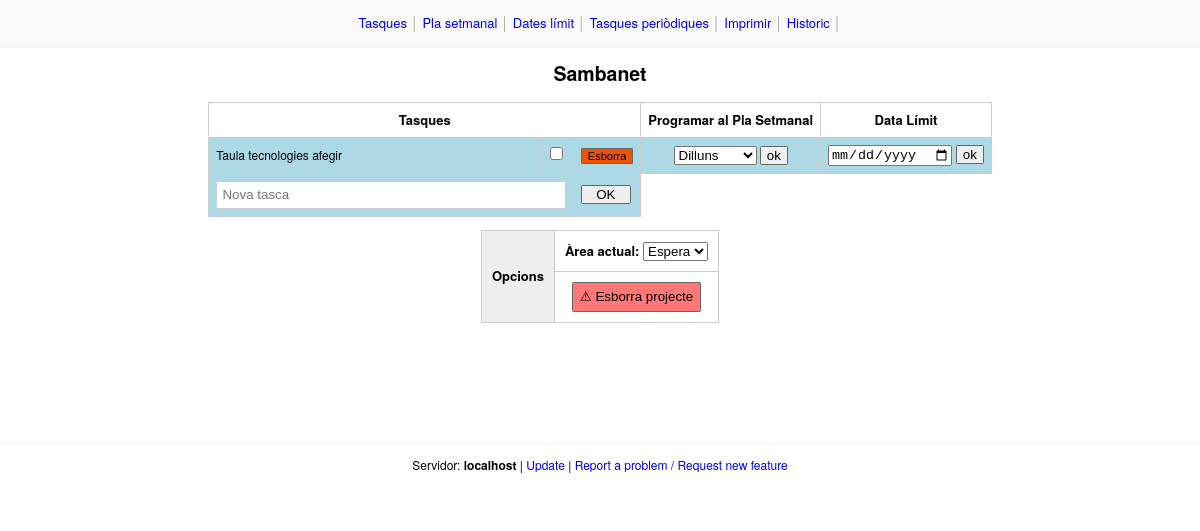
/projecte.php?id=199, run on the app's committed database.
### tables this page shows
CREATE TABLE IF NOT EXISTS `projectes` (
`id` int(11) NOT NULL,
  `nom` text NOT NULL,
  `id_area` int(11) NOT NULL
);

CREATE TABLE IF NOT EXISTS `tasques` (
`id` int(11) NOT NULL,
  `id_projecte` int(11) NOT NULL,
  `descripcio` text NOT NULL,
  `acabada` tinyint(1) NOT NULL DEFAULT '0'
);

### projecte.php (the view, shortened to what this page needs)
<?php
	$id=$_GET['id'];
	$sql="SELECT * FROM projectes WHERE id=$id";
	$result=mysql_query($sql);
	$row=mysql_fetch_array($result);
	$area=$row['id_area'];
	$nom=$row['nom'];
?>
<!doctype html><html><head>
	<link rel=stylesheet href='estils.css'>
</head><body onload=document.getElementsByName('descripcio')[0].focus()><center>
<?php include 'menu.php' ?>
<h2 onclick=editable(this)><?php echo $nom ?></h2>
<table cellpadding=7 style="margin:0 2em 0 2em;">
	<tr> <th colspan=3>Tasques <th>Programar al Pla Setmanal <th>Data Límit
	<?php
		$sql="SELECT * FROM tasques WHERE id_projecte=$id";
		$res=mysql_query($sql);
		while($roww=mysql_fetch_array($res))
		{
			$acabada=$roww['acabada'];
			$id_task=$roww['id'];
			$descrip=$roww['descripcio'];
			if($acabada==1)
				echo "<tr class=tasca id=tasca$id_task acabada>";
			else
				echo "<tr class=tasca id=tasca$id_task >";
			echo "<td>";
			echo "$descrip";
			echo "<td class=tasca align=center style=padding:0>";
			if($acabada==1)
				echo "<input type=checkbox onclick=modificaTasca($id_task,0,this) checked=true>";
			else
				echo "<input type=checkbox onclick=modificaTasca($id_task,1,this)>";
			echo "<td class=tasca>";
			echo "<button
					style='background-color:#e50;font-size:11px'
					onclick=esborraTasca($id_task)
					>Esborra
			</button>";
			$es_al_pla_setmanal = mysql_num_rows(mysql_query("SELECT 1 FROM pla_setmanal WHERE id_tasca=$id_task"));
			echo "<td class=tasca align=center> ";
			if(!$es_al_pla_setmanal)
			{
				echo "<select id=select_dia_pla_setmanal_tasca$id_task class=w>
						<option value=0>Dilluns</option>
						<option value=1>Dimarts</option>
						<option value=2>Dimecres</option>
						<option value=3>Dijous</option>
						<option value=4>Divendres</option>
						<option value=5>Dissabte</option>
						<option value=6>Diumenge</option>
				</select> ";
				echo "<button onclick=enviaTascaAPlaSetmanal($id_task)>ok</button>";
			}
			$es_deadline = mysql_num_rows(mysql_query("SELECT 1 FROM deadlines WHERE id_tasca=$id_task"));
			echo "<td class=tasca align=center>";
			if(!$es_deadline)
			{
				echo "<input type=date id=deadline_$id_task> ";
				echo "<button onclick=novaDeadline($id_task)> ok </button>";
			}
			else
			{
				echo current(mysql_fetch_array(mysql_query("SELECT deadline FROM deadlines WHERE id_tasca=$id_task")));
			}
		}
	?>
	<tr class=tasca><td colspan=2>
	<form action=novaTasca.php method=get>
		<input 	name=descripcio
				style='border:1px solid #ccc;padding:0.4em'
				size=40 placeholder='Nova tasca' autocomplete=off required>
		<td>
			<button type=submit style="width:95%">OK</button>
	</form>
</table>
<table cellpadding=10 style=margin:1em>
	<tr><th rowspan=3 style=background:#eee>Opcions
	<tr><th>
		Àrea actual:
		<select onchange=canviaArea() id=selectArea>
			<?php
				$res=mysql_query("SELECT * FROM arees");
				while($row=mysql_fetch_array($res))
				{
					$id_area = $row['id'];
					$nom_area = $row['nom'];
					if($id_area == $area)
						echo "<option value=$id_area selected>$nom_area</option>";
					else
						echo "<option value=$id_area>$nom_area</option>";
				}
			?>
		</select>
	<tr><th>
		<button style=background-color:#f77;padding:0.5em
			onclick=esborraProjecte()>
			&#9888; Esborra projecte
		</button>
</table>
<?php include 'footer.php'?>

### estils.css (style rules this page uses)
* { margin:0 }
body { height:100%; font:13px/1.5 'Helvetica Neue',Arial,'Liberation Sans',FreeSans,sans-serif; overflow-y:scroll }
h2,h4 { margin:0.7em }
table { border-collapse:collapse }
td { border:1px solid white }
button { border:1px solid #666; border-radius:0.1em; }
tr.tasca { font-size:12px; background-color:lightblue; }

### projecte.php (style rules this page uses)
th,td { border:1px solid #ccc; }

### data on the page
projectes: nom "Sambanet"
tasques: descripcio "Taula tecnologies afegir", id "Dilluns"

### other printed values
$contingut "Tasques Pla setmanal Dates límit Tasques periòdiques Imprimir Historic"
$_SERVER['SERVER_NAME'] "localhost"
form field value "Espera"
